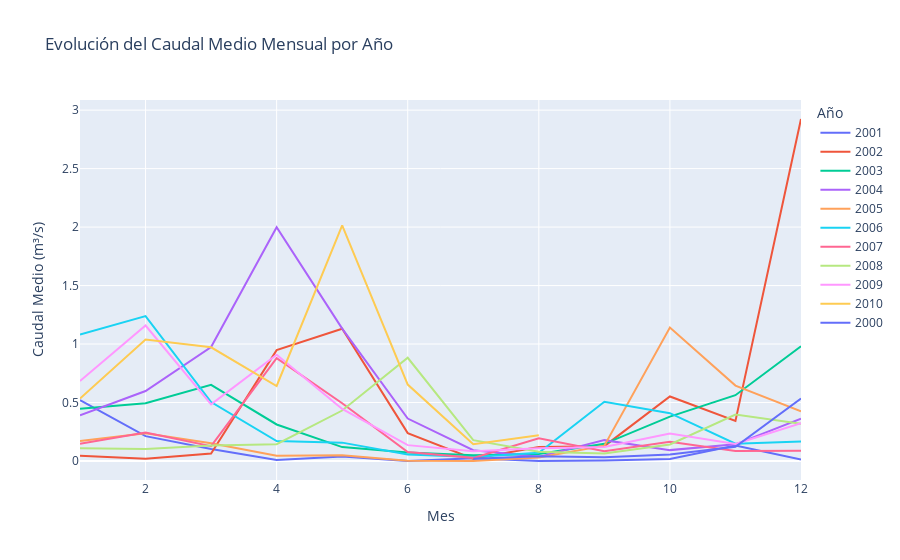

Source (notebook cell):
### Code cell
# 1. Seleccionar la estación específica
nombreST = "Llica_de_Vall"
DF_St = TotalDat[TotalDat['Estacio'] == nombreST].copy()

# 2. Extraer el mes y el año de la columna 'Fecha'
DF_St['Mes'] = DF_St['Fecha'].dt.month
DF_St['Year'] = DF_St['Fecha'].dt.year

# 3. Calcular el caudal medio mensual agrupado por Mes y Año
caudal_medio_anual = DF_St.groupby(['Mes', 'Year']).agg({'Valor': 'mean'}).reset_index()

# 4. Crear el gráfico de líneas interactivo con Plotly
fig = px.line(caudal_medio_anual, x='Mes', y='Valor', color='Year', 
              title="Evolución del Caudal Medio Mensual por Año",
              labels={'Mes': 'Mes', 'Valor': 'Caudal Medio (m³/s)', 'Year': 'Año'})

# Personalizar el diseño del gráfico
fig.update_layout(
    xaxis_title="Mes",
    yaxis_title="Caudal Medio (m³/s)",
    legend_title="Año",
    hovermode="x unified"
)

# Mostrar el gráfico interactivo
fig.show()

### Figure 1 — Plotly figure (JSON) as saved in the notebook; plotly's stock layout.template omitted (floating-point values rounded to 4 significant figures)
{"data": [{"hovertemplate": "Año=2001<br>Mes=%{x}<br>Caudal Medio (m³/s)=%{y}<extra></extra>", "legendgroup": "2001", "line": {"color": "#636efa", "dash": "solid"}, "marker": {"symbol": "circle"}, "mode": "lines", "name": "2001", "orientation": "v", "showlegend": true, "type": "scatter", "x": [1, 2, 3, 4, 5, 6, 7, 8, 9, 10, 11, 12], "xaxis": "x", "y": [0.521, 0.2129, 0.1032, 0.008, 0.03774, 0, 0.02258, 0, 0.005333, 0.01774, 0.133, 0.01226], "yaxis": "y"}, {"hovertemplate": "Año=2002<br>Mes=%{x}<br>Caudal Medio (m³/s)=%{y}<extra></extra>", "legendgroup": "2002", "line": {"color": "#EF553B", "dash": "solid"}, "marker": {"symbol": "circle"}, "mode": "lines", "name": "2002", "orientation": "v", "showlegend": true, "type": "scatter", "x": [1, 2, 3, 4, 5, 6, 7, 8, 9, 10, 11, 12], "xaxis": "x", "y": [0.04419, 0.01821, 0.06452, 0.948, 1.13, 0.2383, 0.01935, 0.1187, 0.127, 0.5519, 0.3433, 2.924], "yaxis": "y"}, {"hovertemplate": "Año=2003<br>Mes=%{x}<br>Caudal Medio (m³/s)=%{y}<extra></extra>", "legendgroup": "2003", "line": {"color": "#00cc96", "dash": "solid"}, "marker": {"symbol": "circle"}, "mode": "lines", "name": "2003", "orientation": "v", "showlegend": true, "type": "scatter", "x": [1, 2, 3, 4, 5, 6, 7, 8, 9, 10, 11, 12], "xaxis": "x", "y": [0.4458, 0.4943, 0.6516, 0.3123, 0.119, 0.07233, 0.04968, 0.05968, 0.147, 0.379, 0.5627, 0.9816], "yaxis": "y"}, {"hovertemplate": "Año=2004<br>Mes=%{x}<br>Caudal Medio (m³/s)=%{y}<extra></extra>", "legendgroup": "2004", "line": {"color": "#ab63fa", "dash": "solid"}, "marker": {"symbol": "circle"}, "mode": "lines", "name": "2004", "orientation": "v", "showlegend": true, "type": "scatter", "x": [1, 2, 3, 4, 5, 6, 7, 8, 9, 10, 11, 12], "xaxis": "x", "y": [0.3906, 0.5986, 0.9739, 1.999, 1.132, 0.363, 0.09194, 0.03548, 0.1783, 0.093, 0.1423, 0.3616], "yaxis": "y"}, {"hovertemplate": "Año=2005<br>Mes=%{x}<br>Caudal Medio (m³/s)=%{y}<extra></extra>", "legendgroup": "2005", "line": {"color": "#FFA15A", "dash": "solid"}, "marker": {"symbol": "circle"}, "mode": "lines", "name": "2005", "orientation": "v", "showlegend": true, "type": "scatter", "x": [1, 2, 3, 4, 5, 6, 7, 8, 9, 10, 11, 12], "xaxis": "x", "y": [0.1713, 0.2379, 0.1526, 0.04467, 0.04839, 0.003, 0, 0.03, 0.1307, 1.142, 0.6447, 0.4255], "yaxis": "y"}, {"hovertemplate": "Año=2006<br>Mes=%{x}<br>Caudal Medio (m³/s)=%{y}<extra></extra>", "legendgroup": "2006", "line": {"color": "#19d3f3", "dash": "solid"}, "marker": {"symbol": "circle"}, "mode": "lines", "name": "2006", "orientation": "v", "showlegend": true, "type": "scatter", "x": [1, 2, 3, 4, 5, 6, 7, 8, 9, 10, 11, 12], "xaxis": "x", "y": [1.082, 1.239, 0.5035, 0.1704, 0.1571, 0.055, 0.03484, 0.07, 0.506, 0.409, 0.1483, 0.1668], "yaxis": "y"}, {"hovertemplate": "Año=2007<br>Mes=%{x}<br>Caudal Medio (m³/s)=%{y}<extra></extra>", "legendgroup": "2007", "line": {"color": "#FF6692", "dash": "solid"}, "marker": {"symbol": "circle"}, "mode": "lines", "name": "2007", "orientation": "v", "showlegend": true, "type": "scatter", "x": [1, 2, 3, 4, 5, 6, 7, 8, 9, 10, 11, 12], "xaxis": "x", "y": [0.1471, 0.2432, 0.1268, 0.8787, 0.4939, 0.07733, 0.02677, 0.1948, 0.08433, 0.1642, 0.08567, 0.08806], "yaxis": "y"}, {"hovertemplate": "Año=2008<br>Mes=%{x}<br>Caudal Medio (m³/s)=%{y}<extra></extra>", "legendgroup": "2008", "line": {"color": "#B6E880", "dash": "solid"}, "marker": {"symbol": "circle"}, "mode": "lines", "name": "2008", "orientation": "v", "showlegend": true, "type": "scatter", "x": [1, 2, 3, 4, 5, 6, 7, 8, 9, 10, 11, 12], "xaxis": "x", "y": [0.1084, 0.1024, 0.1316, 0.1433, 0.4316, 0.8827, 0.1784, 0.07839, 0.06433, 0.141, 0.397, 0.3184], "yaxis": "y"}, {"hovertemplate": "Año=2009<br>Mes=%{x}<br>Caudal Medio (m³/s)=%{y}<extra></extra>", "legendgroup": "2009", "line": {"color": "#FF97FF", "dash": "solid"}, "marker": {"symbol": "circle"}, "mode": "lines", "name": "2009", "orientation": "v", "showlegend": true, "type": "scatter", "x": [1, 2, 3, 4, 5, 6, 7, 8, 9, 10, 11, 12], "xaxis": "x", "y": [0.6835, 1.159, 0.4845, 0.9083, 0.4452, 0.1357, 0.08323, 0.1094, 0.1197, 0.235, 0.1459, 0.3235], "yaxis": "y"}, {"hovertemplate": "Año=2010<br>Mes=%{x}<br>Caudal Medio (m³/s)=%{y}<extra></extra>", "legendgroup": "2010", "line": {"color": "#FECB52", "dash": "solid"}, "marker": {"symbol": "circle"}, "mode": "lines", "name": "2010", "orientation": "v", "showlegend": true, "type": "scatter", "x": [1, 2, 3, 4, 5, 6, 7, 8], "xaxis": "x", "y": [0.5339, 1.038, 0.9723, 0.6413, 2.014, 0.6533, 0.1443, 0.22], "yaxis": "y"}, {"hovertemplate": "Año=2000<br>Mes=%{x}<br>Caudal Medio (m³/s)=%{y}<extra></extra>", "legendgroup": "2000", "line": {"color": "#636efa", "dash": "solid"}, "marker": {"symbol": "circle"}, "mode": "lines", "name": "2000", "orientation": "v", "showlegend": true, "type": "scatter", "x": [7, 8, 9, 10, 11, 12], "xaxis": "x", "y": [0.02, 0.04097, 0.03167, 0.05516, 0.121, 0.5339], "yaxis": "y"}], "layout": {"hovermode": "x unified", "legend": {"title": {"text": "Año"}, "tracegroupgap": 0}, "title": {"text": "Evolución del Caudal Medio Mensual por Año"}, "xaxis": {"anchor": "y", "domain": [0, 1], "title": {"text": "Mes"}}, "yaxis": {"anchor": "x", "domain": [0, 1], "title": {"text": "Caudal Medio (m³/s)"}}}}
